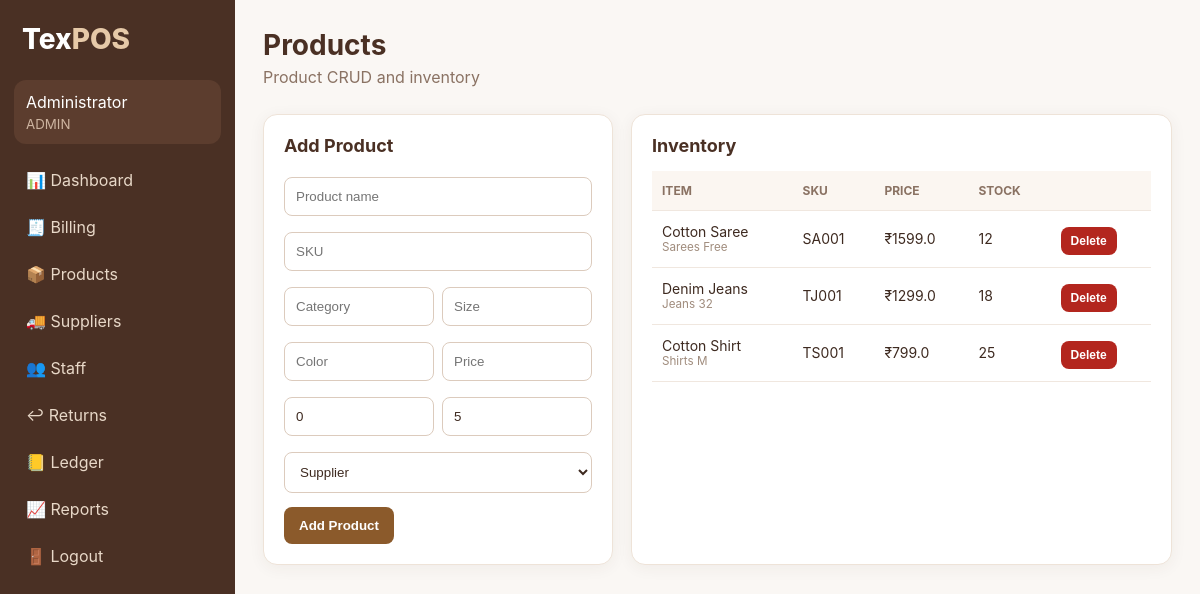
Screenshot of /products (signed in) with the database file from the repository.
### tables this page shows
CREATE TABLE products(
      id INTEGER PRIMARY KEY AUTOINCREMENT, name TEXT NOT NULL, sku TEXT UNIQUE NOT NULL,
      category TEXT, size TEXT, color TEXT, price REAL NOT NULL, stock INTEGER DEFAULT 0,
      reorder_level INTEGER DEFAULT 5, supplier_id INTEGER, created_at TEXT DEFAULT CURRENT_TIMESTAMP,
      FOREIGN KEY(supplier_id) REFERENCES suppliers(id) ON DELETE SET NULL);

### app.py (the view, shortened to what this page needs)
@app.route('/products', methods=['GET','POST'])
@login_required('admin')
def products():
    c=db()
    rows=c.execute('SELECT p.*,s.name supplier FROM products p LEFT JOIN suppliers s ON p.supplier_id=s.id ORDER BY p.id DESC').fetchall(); suppliers=c.execute('SELECT * FROM suppliers').fetchall(); c.close()
    return render_template('products.html',products=rows,suppliers=suppliers)

### app.py (called while the page is built)
def db():
    c = sqlite3.connect(DB)
    c.row_factory = sqlite3.Row
    c.execute('PRAGMA foreign_keys=ON')
    return c

def login_required(role=None):
    def deco(fn):
        from functools import wraps
        @wraps(fn)
        def wrapper(*a,**kw):
            if 'user_id' not in session: return redirect(url_for('login'))
            if role and session.get('role') != role: return redirect(url_for('dashboard'))
            return fn(*a,**kw)
        return wrapper
    return deco

@app.context_processor
def inject():
    return {'current_user': session.get('name'), 'role': session.get('role')}

### templates/products.html
{% extends 'base.html' %}{% block content %}<div class="top"><div><h1>Products</h1><p>Product CRUD and inventory</p></div></div><div class="grid2"><form class="panel" method="post"><h2>Add Product</h2><input name="name" placeholder="Product name" required><input name="sku" placeholder="SKU" required><div class="row"><input name="category" placeholder="Category"><input name="size" placeholder="Size"></div><div class="row"><input name="color" placeholder="Color"><input name="price" type="number" step="0.01" placeholder="Price" required></div><div class="row"><input name="stock" type="number" placeholder="Stock" value="0"><input name="reorder_level" type="number" placeholder="Reorder level" value="5"></div><select name="supplier_id"><option value="">Supplier</option>{% for s in suppliers %}<option value="{{s.id}}">{{s.name}}</option>{% endfor %}</select><button>Add Product</button></form><section class="panel"><h2>Inventory</h2><table><tr><th>Item</th><th>SKU</th><th>Price</th><th>Stock</th><th></th></tr>{% for p in products %}<tr><td>{{p.name}}<small>{{p.category or ''}} {{p.size or ''}}</small></td><td>{{p.sku}}</td><td>₹{{p.price}}</td><td class="{% if p.stock<=p.reorder_level %}low{% endif %}">{{p.stock}}</td><td><form method="post" action="{{url_for('product_delete',id=p.id)}}" onsubmit="return confirm('Delete product?')"><button class="danger small">Delete</button></form></td></tr>{% endfor %}</table></section></div>{% endblock %}

### templates/base.html
<!doctype html><html><head><meta charset="utf-8"><meta name="viewport" content="width=device-width,initial-scale=1"><title>TexPOS</title><link rel="stylesheet" href="{{url_for('static',filename='style.css')}}"></head><body>
{% if current_user %}<aside class="sidebar"><div class="brand">Tex<span>POS</span></div><div class="user">{{current_user}}<small>{{role|upper}}</small></div><nav>
<a href="{{url_for('dashboard')}}">📊 Dashboard</a><a href="{{url_for('billing')}}">🧾 Billing</a>{% if role=='admin' %}<a href="{{url_for('products')}}">📦 Products</a><a href="{{url_for('suppliers')}}">🚚 Suppliers</a><a href="{{url_for('staff')}}">👥 Staff</a><a href="{{url_for('returns')}}">↩ Returns</a><a href="{{url_for('ledger')}}">📒 Ledger</a><a href="{{url_for('reports')}}">📈 Reports</a>{% else %}<a href="{{url_for('returns')}}">↩ Returns</a>{% endif %}<a href="{{url_for('logout')}}">🚪 Logout</a></nav></aside><main class="main">{% else %}<main>{% endif %}
{% with messages=get_flashed_messages(with_categories=true) %}{% for cat,msg in messages %}<div class="alert {{cat}}">{{msg}}</div>{% endfor %}{% endwith %}{% block content %}{% endblock %}</main></body></html>

### static/style.css (style rules this page uses)
* { box-sizing:border-box }
body { margin:0;font-family:Inter,Arial,sans-serif;background:#faf7f4;color:#3e2a20 }
a { color:#8b5a2b;text-decoration:none }
.sidebar { position:fixed;left:0;top:0;bottom:0;width:235px;background:#4a3024;color:#fff;padding:22px 14px }
.brand { font-size:28px;font-weight:800;margin:0 8px 24px }
.brand span { color:#e6c9a8 }
.user { padding:12px;background:#5c3d2e;border-radius:12px;margin-bottom:14px }
.user small { display:block;color:#cdb4a0;margin-top:4px }
.sidebar nav a { display:block;color:#e8d8c8;padding:12px;border-radius:9px;margin:3px 0 }
.main { margin-left:235px;padding:28px;max-width:1500px }
.top { display:flex;justify-content:space-between;align-items:center;gap:15px;margin-bottom:22px }
.top h1 { margin:0;font-size:28px;color:#4a3024 }
.top p { color:#8a7263;margin:5px 0 }
.btn,button { background:#8b5a2b;color:white;border:0;border-radius:8px;padding:11px 15px;cursor:pointer;font-weight:600 }
.card,.panel { background:#fff;border:1px solid #eee3d8;border-radius:14px;padding:20px;box-shadow:0 3px 16px rgba(74,48,36,.06) }
.grid2 { display:grid;grid-template-columns:350px 1fr;gap:18px }
.panel h2 { margin-top:0;font-size:18px;color:#4a3024 }
.panel input,.panel select,.panel textarea,.totals input,.totals select,.login-card input { width:100%;padding:11px;border:1px solid #dccbbd;border-radius:8px;margin:6px 0 10px;background:#fff;color:#3e2a20 }
.panel button { margin-top:4px }
.row { display:flex;gap:8px }
.row>* { min-width:0 }
table { width:100%;border-collapse:collapse }
th,td { text-align:left;padding:12px 10px;border-bottom:1px solid #f0e7df;font-size:14px }
th { color:#8a7263;font-size:12px;text-transform:uppercase;background:#fbf6f1 }
td small { display:block;color:#a08c7d }
.danger { background:#b3261e }
.small { padding:7px 10px;font-size:12px }

### rows the page displays
products: name "Cotton Saree", category "Sarees", size "Free", sku "SA001", price "1599.0", stock "12"
products: name "Denim Jeans", category "Jeans", size "32", sku "TJ001", price "1299.0", stock "18"
products: name "Cotton Shirt", category "Shirts", size "M", sku "TS001", price "799.0", stock "25"

### other values shown
{{ current_user }} "Administrator"
{{ role|upper }} "ADMIN"
